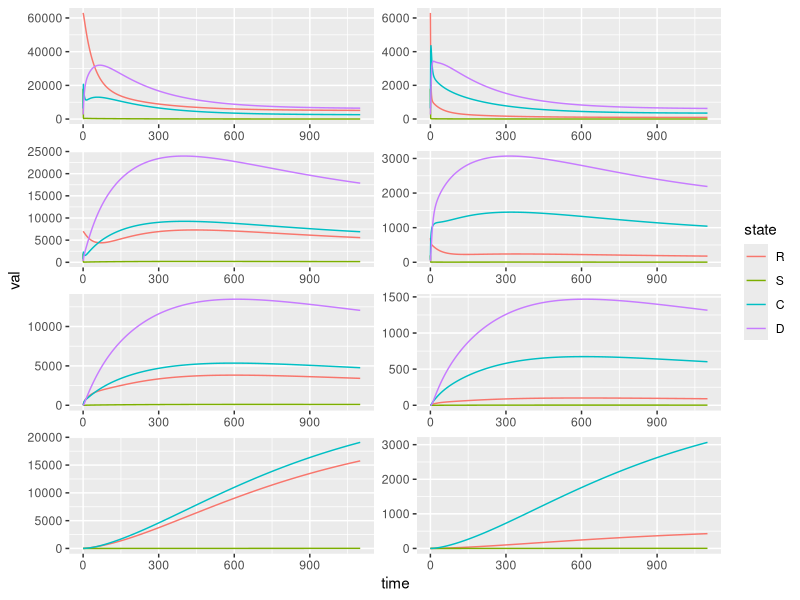
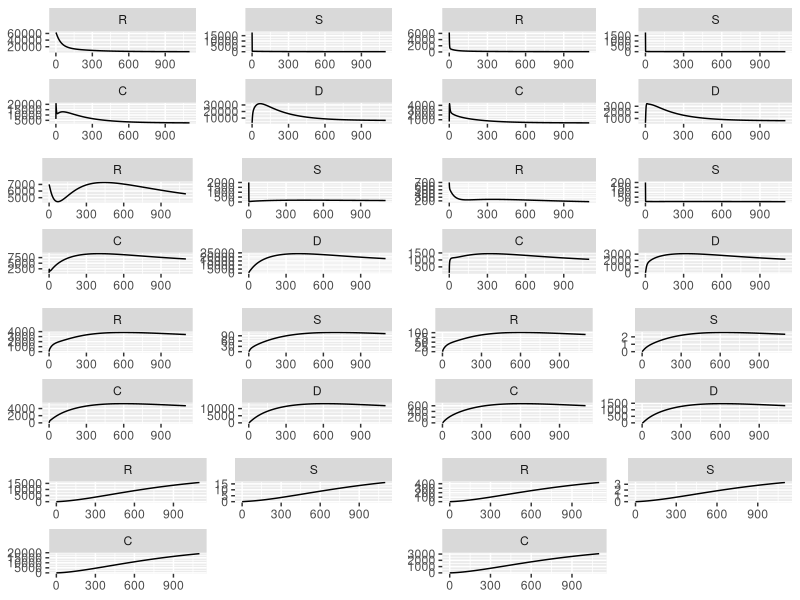

Write R code to recreate these figures, in order.
library(tidyverse)
library(deSolve)

cdiff_metapop_vacc <- function(t, state, parameters) {
  with(as.list(c(state, parameters)),
       {
         sumC1 <- C1L+C1H+C1V0+C1V
         sumD1 <- D1L+D1H+D1V0
         
         lambda1L <- betaC1L*sumC1 + betaD1L*sumD1
         lambda1H <- betaC1H*sumC1 + betaD1H*sumD1
         lambda1V0 <- betaC1V0*sumC1 + betaD1V0*sumD1
         lambda1V <- betaC1V*sumC1 + betaD1V*sumD1
         
         sumC2 <- C2L+C2H+C2V0+C2V
         sumD2 <- D2L+D2H+D2V0
         
         lambda2L <- betaC2L*sumC2 + betaD2L*sumD2
         lambda2H <- betaC2H*sumC2 + betaD2H*sumD2
         lambda2V0 <- betaC2V0*sumC2 + betaD2V0*sumD2
         lambda2V <- betaC2V*sumC2 + betaD2V*sumD2
         
         dR1L <- b - (d1+alpha1L+(delta+d2)*N2/N1)*R1L + theta1L*S1L + xi1L*C1L + (1-qL)*delta*R2L
         dS1L <-   - (d1+theta1L+lambda1L+(delta+d2)*N2/N1)*S1L + alpha1L*R1L + p1L*eps1L*D1L + (1-qL)*delta*S2L
         dC1L <-   - (d1+xi1L+phi1L+(delta+d2)*N2/N1)*C1L + lambda1L*S1L + (1-qL)*delta*C2L
         dD1L <-   - (d1+p1L*eps1L+(delta+d2)*N2/N1)*D1L + phi1L*C1L + delta*D2L
           
         dR1H <-  - (d1+alpha1H+(delta+d2)*N2/N1)*R1H + theta1H*S1H + xi1H*C1H + (1-qH)*delta*R2H
         dS1H <-  - (d1+theta1H+lambda1H+(delta+d2)*N2/N1)*S1H + alpha1H*R1H + p1H*eps1H*D1H + (1-qH)*delta*S2H
         dC1H <-  - (d1+xi1H+phi1H+(delta+d2)*N2/N1)*C1H + lambda1H*S1H + (1-qH)*delta*C2H
         dD1H <-  - (d1+p1H*eps1H+(delta+d2)*N2/N1)*D1H + phi1H*C1H + delta*D2H
          
         dR1V0 <- - (d1+alpha1V0+(delta+d2)*N2/N1+nu)*R1V0 + theta1V0*S1V0 + xi1V0*C1V0 + delta*(R2V0+qL*R2L+qH*R2H)
         dS1V0 <- - (d1+theta1V0+lambda1V0+(delta+d2)*N2/N1+nu)*S1V0 + alpha1V0*R1V0 + p1V0*eps1V0*D1V0 + delta*(S2V0+qL*S2L+qH*S2H)
         dC1V0 <- - (d1+xi1V0+phi1V0+(delta+d2)*N2/N1+nu)*C1V0 + lambda1V0*S1V0 + delta*(C2V0+qL*C2L+qH*C2H)
         dD1V0 <- - (d1+p1V0*eps1V0+(delta+d2)*N2/N1)*D1V0 + phi1V0*C1V0 + delta*D2V0
         
         dR1V <-  - (d1+alpha1V+(delta+d2)*N2/N1)*R1V + theta1V*S1V + xi1V*C1V + delta*R2V + nu*R1V0
         dS1V <-  - (d1+theta1V+lambda1V+(delta+d2)*N2/N1)*S1V + alpha1V*R1V + delta*S2V + nu*S1V0
         dC1V <-  - (d1+xi1V+(delta+d2)*N2/N1)*C1V + lambda1V*S1V + delta*C2V + nu*C1V0
         
         dR2L <-   - (d2+alpha2L+delta)*R2L + theta2L*S2L + xi2L*C2L + (1-r)*(delta+d2)*N2/N1*R1L
         dS2L <-   - (d2+theta2L+lambda2L+delta)*S2L + alpha2L*R2L + p2L*eps2L*D2L + (1-r)*(delta+d2)*N2/N1*S1L
         dC2L <-   - (d2+xi2L+phi2L+delta)*C2L + lambda2L*S2L + (1-r)*(delta+d2)*N2/N1*C1L
         dD2L <-   - (d2+p2L*eps2L+delta)*D2L + phi2L*C2L + (1-r)*(delta+d2)*N2/N1*D1L
         
         dR2H <-  - (d2+alpha2H+delta)*R2H + theta2H*S2H + xi2H*C2H + (delta+d2)*N2/N1*(r*R1L+R1H)
         dS2H <-  - (d2+theta2H+lambda2H+delta)*S2H + alpha2H*R2H + p2H*eps2H*D2H + (delta+d2)*N2/N1*(r*S1L+S1H)
         dC2H <-  - (d2+xi2H+phi2H+delta)*C2H + lambda2H*S2H + (delta+d2)*N2/N1*(r*C1L+C1H)
         dD2H <-  - (d2+p2H*eps2H+delta)*D2H + phi2H*C2H + (delta+d2)*N2/N1*(r*D1L+D1H)
         
         dR2V0 <- - (d2+alpha2V0+delta+nu)*R2V0 + theta2V0*S2V0 + xi2V0*C2V0 + (delta+d2)*N2/N1*R1V0
         dS2V0 <- - (d2+theta2V0+lambda2V0+delta+nu)*S2V0 + alpha2V0*R2V0 + p2V0*eps2V0*D2V0 + (delta+d2)*N2/N1*S1V0
         dC2V0 <- - (d2+xi2V0+phi2V0+delta+nu)*C2V0 + lambda2V0*S2V0 + (delta+d2)*N2/N1*C1V0
         dD2V0 <- - (d2+p2V0*eps2V0+delta)*D2V0 + phi2V0*C2V0 + (delta+d2)*N2/N1*D1V0
         
         dR2V <-  - (d2+alpha2V+delta)*R2V + theta2V*S2V + xi2V*C2V + nu*R2V0 + (delta+d2)*N2/N1*R1V
         dS2V <-  - (d2+theta2V+lambda2V+delta)*S2V + alpha2V*R2V + nu*S2V0 + (delta+d2)*N2/N1*S1V
         dC2V <-  - (d2+xi2V+delta)*C2V + lambda2V*S2V + nu*C2V0 + (delta+d2)*N2/N1*C1V
         
         list(c(dR1L, dS1L, dC1L, dD1L, dR1H, dS1H, dC1H, dD1H, dR1V0, dS1V0, dC1V0, dD1V0, dR1V, dS1V, dC1V, dR2L, dS2L, dC2L, dD2L, dR2H, dS2H, dC2H, dD2H, dR2V0, dS2V0, dC2V0, dD2V0, dR2V, dS2V, dC2V))
       })
}

N1 <- 100000
N2 <- 10000
d1 <- 1/(78.5*365)
d2 <- .0068
b <- d1*N1 + d2*N2



parameters <- c(N1 = N1, N2 = N2, d1 = d1, d2 = d2, b = b,
                
                alpha1L = 0.5/50, theta1L = 0.0033, xi1L = 0.0165, phi1L = 0.2, 
                p1L = 0.8, eps1L = 0.1, betaC1L = 0.007/50, betaD1L = 0.007/50,
                
                alpha1H = 0.5/50, theta1H = 0.0033, xi1H = 0.0165, phi1H = 0.2, 
                p1H = 0.8, eps1H = 0.1, betaC1H = 0.007/50, betaD1H = 0.007/50,
                
                alpha1V0 = 0.5/50, theta1V0 = 0.0033, xi1V0 = 0.0165, phi1V0 = 0.2, 
                p1V0 = 0.8, eps1V0 = 0.1, betaC1V0 = 0.007/50, betaD1V0 = 0.007/50,
                
                alpha1V = 0.5/50, theta1V = 0.0033, xi1V = 0.0165, 
                betaC1V = 0.007/50, betaD1V = 0.007/50,
                
                alpha2L = 0.5, theta2L = 0.0033, xi2L = 0.0165, phi2L = 0.2, 
                p2L = 0.8, eps2L = 0.1, betaC2L = 0.007, betaD2L = 0.007,
                
                alpha2H = 0.5, theta2H = 0.0033, xi2H = 0.0165, phi2H = 0.2, 
                p2H = 0.8, eps2H = 0.1, betaC2H = 0.007, betaD2H = 0.007,
                
                alpha2V0 = 0.5, theta2V0 = 0.0033, xi2V0 = 0.0165, phi2V0 = 0.2, 
                p2V0 = 0.8, eps2V0 = 0.1, betaC2V0 = 0.007, betaD2V0 = 0.007,
                
                alpha2V = 0.5, theta2V = 0.0033, xi2V = 0.0165, 
                betaC2V = 0.007, betaD2V = 0.007,
                
                qL = 0.25, qH = 0.25, r = 0.25, nu = 2/365, delta = 0.135)

state <- c(R1L = 0.63*N1, S1L = 0.18*N1, C1L = 0.063*N1, D1L = 0.027*N1,
           R1H = 0.07*N1, S1H = 0.02*N1, C1H = 0.007*N1, D1H = 0.003*N1,
           R1V0 = 0, S1V0 = 0, C1V0 = 0, D1V0 = 0,
           R1V = 0, S1V = 0, C1V = 0,
           
           R2L = 0.63*N2, S2L = 0.18*N2, C2L = 0.063*N2, D2L = 0.027*N2,
           R2H = 0.07*N2, S2H = 0.02*N2, C2H = 0.007*N2, D2H = 0.003*N2,
           R2V0 = 0, S2V0 = 0, C2V0 = 0, D2V0 = 0,
           R2V = 0, S2V = 0, C2V = 0)

t <- seq(0, 1100, length = 1000)

cdiff_df <- ode(
  y = state, time = t, 
  func = cdiff_metapop_vacc, 
  parms = parameters) %>%
  unclass() %>% 
  as_tibble() %>%
  gather(func, val, -time) %>% 
  separate(func, into = c("state", "population", "risk"), sep = c(1,2)) %>% 
  mutate(state = factor(state, levels = c("R", "S", "C", "D")),
         population = factor(population, levels = c("1", "2")),
         population = fct_recode(population, catchment = "1", hospitalized = "2"),
         risk = factor(risk, levels = c("L", "H", "V0", "V")))

p <- cdiff_df %>% 
  ggplot(aes(time, val, col = state)) + geom_line() 

p + 
  facet_wrap(vars(risk, population), scales = "free", nrow = 4) +
  theme(strip.text = element_blank())

p1L <- cdiff_df %>% 
  filter(risk == "L", population == "catchment") %>% 
  ggplot(aes(time, val)) + 
    geom_line() +
    facet_wrap(vars(state), scales = "free", nrow = 2) +
    theme(axis.title = element_blank())

p2L <- cdiff_df %>% 
  filter(risk == "L", population == "hospitalized") %>% 
  ggplot(aes(time, val)) + 
  geom_line() +
  facet_wrap(vars(state), scales = "free", nrow = 2) +
  theme(axis.title = element_blank())

p1H <- cdiff_df %>% 
  filter(risk == "H", population == "catchment") %>% 
  ggplot(aes(time, val)) + 
  geom_line() +
  facet_wrap(vars(state), scales = "free", nrow = 2) +
  theme(axis.title = element_blank())

p2H <- cdiff_df %>% 
  filter(risk == "H", population == "hospitalized") %>% 
  ggplot(aes(time, val)) + 
  geom_line() +
  facet_wrap(vars(state), scales = "free", nrow = 2) +
  theme(axis.title = element_blank())

p1V0 <- cdiff_df %>% 
  filter(risk == "V0", population == "catchment") %>% 
  ggplot(aes(time, val)) + 
  geom_line() +
  facet_wrap(vars(state), scales = "free", nrow = 2) +
  theme(axis.title = element_blank())

p2V0 <- cdiff_df %>% 
  filter(risk == "V0", population == "hospitalized") %>% 
  ggplot(aes(time, val)) + 
  geom_line() +
  facet_wrap(vars(state), scales = "free", nrow = 2) +
  theme(axis.title = element_blank())

p1V <- cdiff_df %>% 
  filter(risk == "V", population == "catchment") %>% 
  ggplot(aes(time, val)) + 
  geom_line() +
  facet_wrap(vars(state), scales = "free", nrow = 2) +
  theme(axis.title = element_blank())

p2V <- cdiff_df %>% 
  filter(risk == "V", population == "hospitalized") %>% 
  ggplot(aes(time, val)) + 
  geom_line() +
  facet_wrap(vars(state), scales = "free", nrow = 2) +
  theme(axis.title = element_blank())

#========================================================
# arrange the previous plots into a grid
# the function plot_grid is very slow for some reason...do not use in shiny
library(cowplot)
theme_set(theme_grey())
plot_grid(p1L, p2L, p1H, p2H, p1V0, p2V0, p1V, p2V, nrow = 4)
#========================================================
